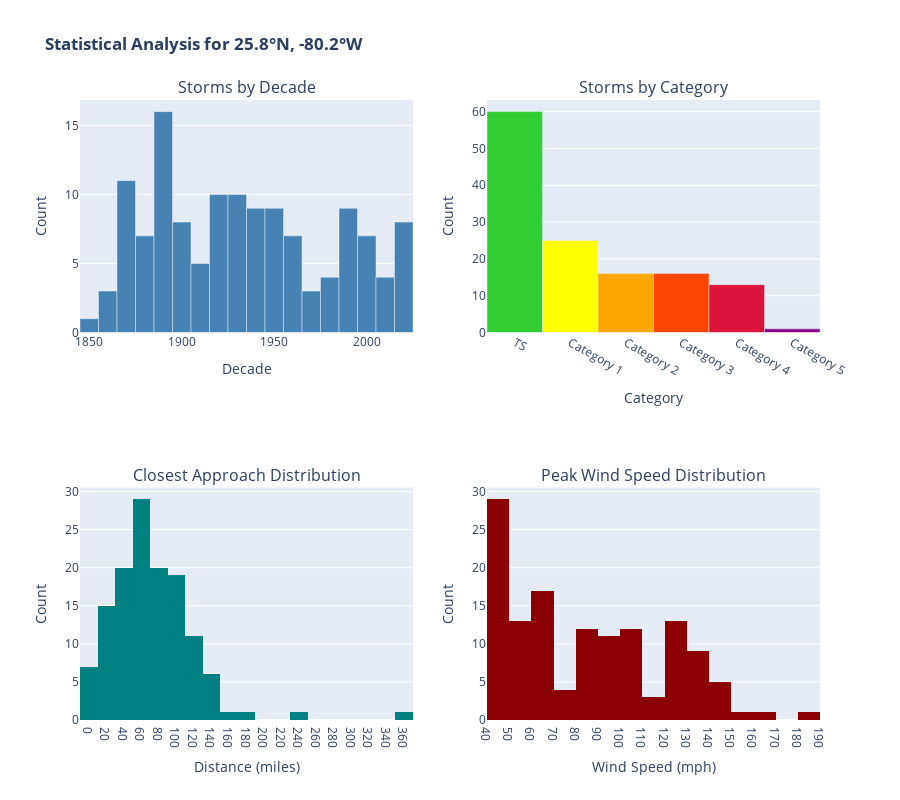

Notebook code cell kept with this figure:
### Code cell
# Cell 9: Display Statistical Charts

print("Creating statistical visualizations")

# Create subplots layout
from plotly.subplots import make_subplots

fig = make_subplots(
    rows=2, cols=2,
    subplot_titles=('Storms by Decade', 'Storms by Category',
                    'Closest Approach Distribution', 'Peak Wind Speed Distribution'),
    specs=[[{'type': 'bar'}, {'type': 'bar'}],
           [{'type': 'histogram'}, {'type': 'histogram'}]]
)

# Timeline data
decade_counts = storm_summary.groupby('decade').size().reset_index(name='count')
fig.add_trace(
    go.Bar(x=decade_counts['decade'], y=decade_counts['count'], 
           marker=dict(color='steelblue'), showlegend=False),
    row=1, col=1
)

# Category data
category_order = ['TD', 'TS', 'Category 1', 'Category 2', 'Category 3', 'Category 4', 'Category 5']
category_counts = storm_summary['peak_category'].value_counts()
categories = [cat for cat in category_order if cat in category_counts.index]
counts = [category_counts[cat] for cat in categories]
color_map = {
    'TD': '#87CEEB', 'TS': '#32CD32', 'Category 1': '#FFFF00',
    'Category 2': '#FFA500', 'Category 3': '#FF4500',
    'Category 4': '#DC143C', 'Category 5': '#8B008B'
}
colors = [color_map[cat] for cat in categories]
fig.add_trace(
    go.Bar(x=categories, y=counts, marker=dict(color=colors), showlegend=False),
    row=1, col=2
)

# Distance histogram (convert nm to miles)
fig.add_trace(
    go.Histogram(x=storm_summary['closest_approach_nm']*1.151, nbinsx=20,
                marker=dict(color='teal'), showlegend=False),
    row=2, col=1
)

# Wind speed histogram (convert kt to mph)
fig.add_trace(
    go.Histogram(x=storm_summary['peak_wind_kt']*1.151, nbinsx=20,
                marker=dict(color='darkred'), showlegend=False),
    row=2, col=2
)

# Update axes
fig.update_xaxes(title_text="Decade", row=1, col=1)
fig.update_xaxes(title_text="Category", row=1, col=2)
fig.update_xaxes(title_text="Distance (miles)", row=2, col=1, dtick=20)  # Tick every 20 miles
fig.update_xaxes(title_text="Wind Speed (mph)", row=2, col=2, dtick=10)  # Tick every 10 mph

fig.update_yaxes(title_text="Count", row=1, col=1)
fig.update_yaxes(title_text="Count", row=1, col=2)
fig.update_yaxes(title_text="Count", row=2, col=1)
fig.update_yaxes(title_text="Count", row=2, col=2)

fig.update_layout(height=800, showlegend=False, 
                  title_text=f"<b>Statistical Analysis for {user_lat}°N, {user_lon}°W</b>")

fig.show()

### Figure 1 — Plotly figure (JSON) as saved in the notebook; plotly's stock layout.template omitted (floating-point values rounded to 4 significant figures; data arrays with more than 128 entries replaced by an {"elided": "..."} marker saying what was removed)
{"data": [{"marker": {"color": "steelblue"}, "showlegend": false, "type": "bar", "x": [1850, 1860, 1870, 1880, 1890, 1900, 1910, 1920, 1930, 1940, 1950, 1960, 1970, 1980, 1990, 2000, 2010, 2020], "xaxis": "x", "y": [1, 3, 11, 7, 16, 8, 5, 10, 10, 9, 9, 7, 3, 4, 9, 7, 4, 8], "yaxis": "y"}, {"marker": {"color": ["#32CD32", "#FFFF00", "#FFA500", "#FF4500", "#DC143C", "#8B008B"]}, "showlegend": false, "type": "bar", "x": ["TS", "Category 1", "Category 2", "Category 3", "Category 4", "Category 5"], "xaxis": "x2", "y": [60, 25, 16, 16, 13, 1], "yaxis": "y2"}, {"marker": {"color": "teal"}, "nbinsx": 20, "showlegend": false, "type": "histogram", "x": {"elided": "131 float values"}, "xaxis": "x3", "yaxis": "y3"}, {"marker": {"color": "darkred"}, "nbinsx": 20, "showlegend": false, "type": "histogram", "x": {"elided": "131 float values"}, "xaxis": "x4", "yaxis": "y4"}], "layout": {"annotations": [{"font": {"size": 16}, "showarrow": false, "text": "Storms by Decade", "x": 0.225, "xanchor": "center", "xref": "paper", "y": 1, "yanchor": "bottom", "yref": "paper"}, {"font": {"size": 16}, "showarrow": false, "text": "Storms by Category", "x": 0.775, "xanchor": "center", "xref": "paper", "y": 1, "yanchor": "bottom", "yref": "paper"}, {"font": {"size": 16}, "showarrow": false, "text": "Closest Approach Distribution", "x": 0.225, "xanchor": "center", "xref": "paper", "y": 0.375, "yanchor": "bottom", "yref": "paper"}, {"font": {"size": 16}, "showarrow": false, "text": "Peak Wind Speed Distribution", "x": 0.775, "xanchor": "center", "xref": "paper", "y": 0.375, "yanchor": "bottom", "yref": "paper"}], "height": 800, "showlegend": false, "title": {"text": "<b>Statistical Analysis for 25.8°N, -80.2°W</b>"}, "xaxis": {"anchor": "y", "domain": [0, 0.45], "title": {"text": "Decade"}}, "xaxis2": {"anchor": "y2", "domain": [0.55, 1], "title": {"text": "Category"}}, "xaxis3": {"anchor": "y3", "domain": [0, 0.45], "dtick": 20, "title": {"text": "Distance (miles)"}}, "xaxis4": {"anchor": "y4", "domain": [0.55, 1], "dtick": 10, "title": {"text": "Wind Speed (mph)"}}, "yaxis": {"anchor": "x", "domain": [0.625, 1], "title": {"text": "Count"}}, "yaxis2": {"anchor": "x2", "domain": [0.625, 1], "title": {"text": "Count"}}, "yaxis3": {"anchor": "x3", "domain": [0, 0.375], "title": {"text": "Count"}}, "yaxis4": {"anchor": "x4", "domain": [0, 0.375], "title": {"text": "Count"}}}}
